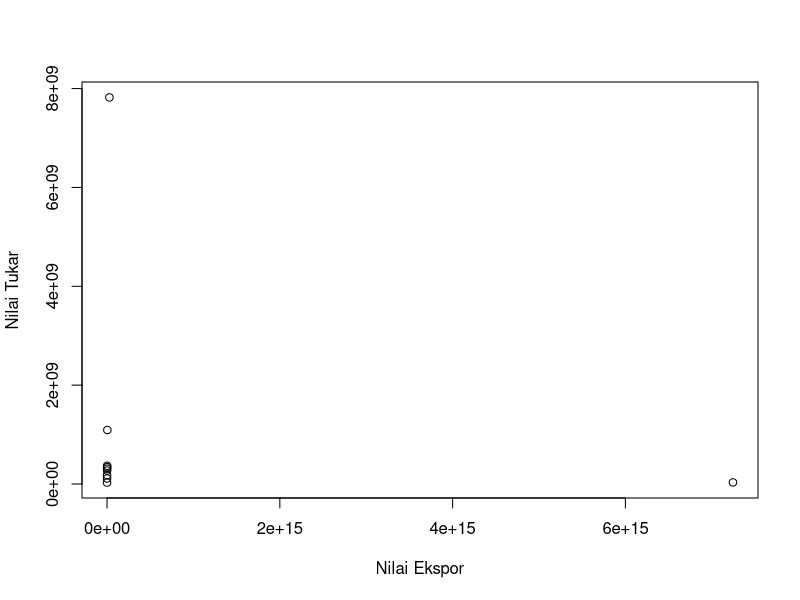
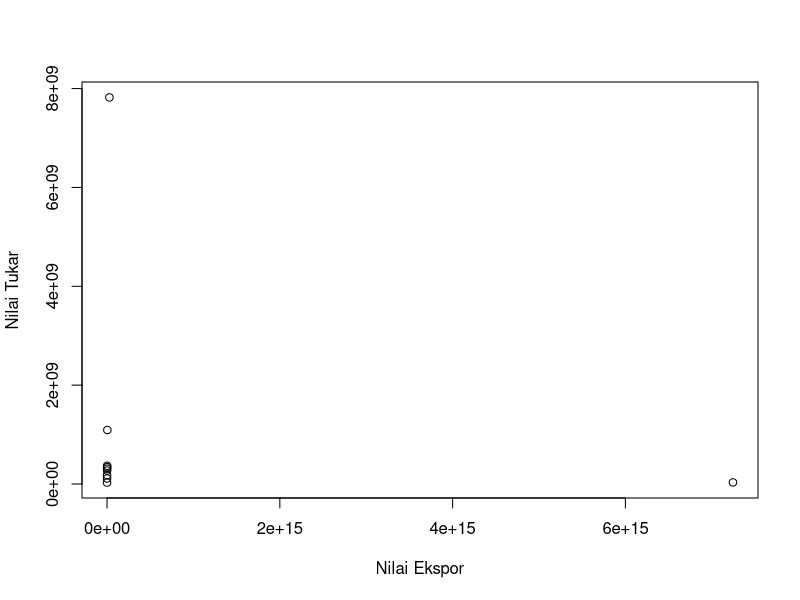

R code for these plots, in order:
## ---- chunk 1
library(readxl)
dat<-read_excel('latihan.xlsx')
reg1<-lm(y~x,data=dat)
plot(dat$y, dat$x, xlab='Nilai Ekspor', ylab='Nilai Tukar')
## ---- chunk 2
library(readxl)
dat<-read_excel('latihan.xlsx')
reg1<-lm(y~x,data=dat)
dat$u<-resid(reg1)
plot(dat$y, dat$x, xlab='Nilai Ekspor', ylab='Nilai Tukar')
## ---- chunk 3
library(readxl)
dat<-read_excel("latihan.xlsx")
reg<-lm(y~x,data=dat)
summary(reg1)
